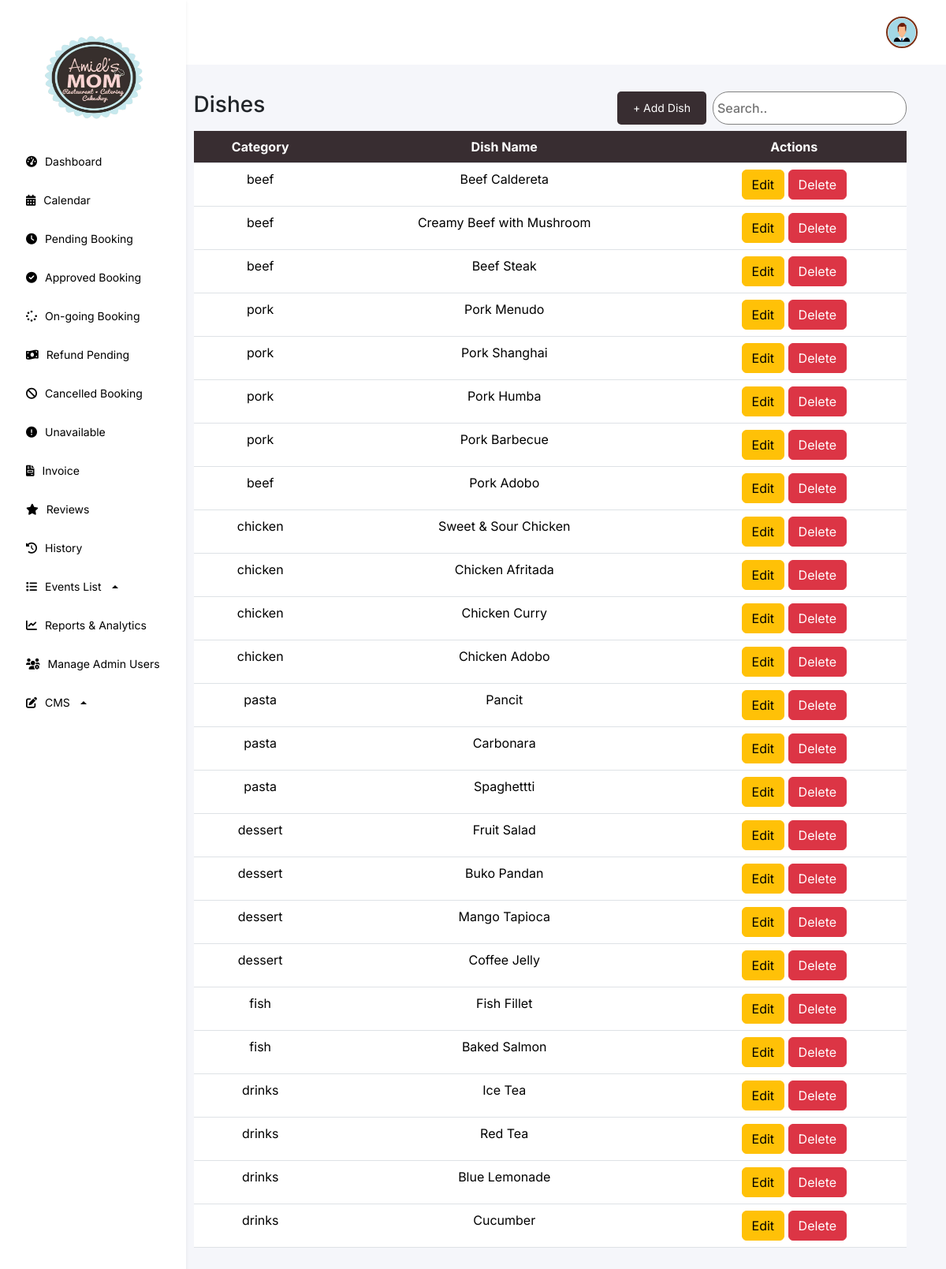
The page /features/admin/web/dish.php (signed in) on the database its author committed.
### tables this page shows
CREATE TABLE `dishes` (
  `id` int(11) NOT NULL,
  `category` varchar(255) NOT NULL,
  `dish_name` varchar(255) NOT NULL
);

### features/admin/web/dish.php (the view, shortened to what this page needs)
<?php
require '../../../db.php';
$query = "SELECT * FROM dishes";
$result = $conn->query($query);
?>
<!DOCTYPE html>
<html lang="en">
<head>
    <link rel="stylesheet" href="https://cdnjs.cloudflare.com/ajax/libs/font-awesome/6.0.0-beta3/css/all.min.css">
    <link href="https://cdn.jsdelivr.net/npm/bootstrap@5.3.3/dist/css/bootstrap.min.css" rel="stylesheet"
>
    <link href="https://cdn.jsdelivr.net/npm/sweetalert2@11.5.0/dist/sweetalert2.min.css" rel="stylesheet">
    <link rel="stylesheet" href="../css/index.css">
</head>
<body>
    <div class="navbar flex-column bg-white shadow-sm p-3 collapse d-md-flex" id="navbar">
    <div class="navbar-links">
        <a class="navbar-brand d-none d-md-block logo-container" href="#">
            <img src="../../../assets/logo.png" alt="Logo">
        </a>
        <a href="dashboard.php">
            <i class="fa-solid fa-gauge-high"></i>
            <span>Dashboard</span>
        </a>
        <a href="calendar.php">
            <i class="fa-solid fa-calendar-days"></i>
            <span>Calendar</span>
        </a>
        <a href="pending.php">
            <i class="fa-solid fa-clock"></i>
            <span>Pending Booking</span>
        </a>
        <a href="approve.php">
            <i class="fa-solid fa-check-circle"></i>
            <span>Approved Booking</span>
        </a>
        <a href="on-going.php">
            <i class="fa-solid fa-spinner"></i>
            <span>On-going Booking</span>
        </a>
        <a href="refund.php">
            <i class="fa-solid fa-money-bill-wave"></i>
            <span>Refund Pending</span>
        </a>
        <a href="cancel.php">
            <i class="fa-solid fa-ban"></i>
            <span>Cancelled Booking</span>
        </a>
        <a href="unavailable.php">
            <i class="fa-solid fa-exclamation-circle"></i>
            <span>Unavailable</span>
        </a>
        <a href="invoice.php">
            <i class="fa-solid fa-file-invoice"></i>
            <span>Invoice</span>
        </a>
        <a href="reviews.php">
            <i class="fa-solid fa-star"></i>
            <span>Reviews</span>
        </a>
        <a href="history.php">
            <i class="fa-solid fa-clock-rotate-left"></i>
            <span>History</span>
        </a>
        <div class="dropdown dropup">
            <a href="#" class="dropdown-toggle" id="eventsListDropdown" role="button" data-bs-toggle="dropdown" aria-expanded="false">
                <i class="fa-solid fa-list"></i>
                <span>Events List</span>
            </a>
        </div>
        <a href="reports.php">
            <i class="fa-solid fa-chart-line"></i>
            <span>Reports & Analytics</span>
        </a>
        <a href="admin-user.php">
            <i class="fa-solid fa-users-gear"></i>
            <span>Manage Admin Users</span>
        </a>
        <div class="dropdown dropup">
            <a href="#" class="dropdown-toggle" id="servicesDropdown" role="button" data-bs-toggle="dropdown" aria-expanded="false">
                <i class="fa-solid fa-pen-to-square"></i>
                <span>CMS</span>
            </a>
        </div>
    </div>
    </div>
    <div class="content flex-grow-1">
        <div class="header">
            <div class="profile-admin">
                <div class="dropdown">
                    <button class="" type="button" data-bs-toggle="dropdown" aria-expanded="false">
                        <img src="../../../assets/profile/user.png"
                            style="width: 40px; height: 40px; object-fit: cover;">
                    </button>
                </div>
            </div>
        </div>
        <div class="container mt-4">
            <div class="d-flex justify-content-between mb-2">
                <h3>Dishes</h3>
                <div class="d-flex gap-2">
                <button class="btn btn-primary add-btn" data-bs-toggle="modal" data-bs-target="#dishes_list">
                    + Add Dish
                </button>
                    <input type="text" class="search" placeholder="Search.." id="searchInput">
                </div>
            </div>
            <div class="table-responsive">
            <table class="table">
                <thead>
                    <tr>
                        <th scope="col">Category</th>
                        <th scope="col">Dish Name</th>
                        <th scope="col">Actions</th>
                    </tr>
                </thead>
                <tbody>
                    <?php while ($row = $result->fetch_assoc()): ?>
                        <tr>
                            <td><?php echo htmlspecialchars($row['category']); ?></td>
                            <td><?php echo htmlspecialchars($row['dish_name']); ?></td>
                            <td>
                                <button class="btn btn-warning edit-btn"
                                    data-id="<?php echo $row['id']; ?>"
                                    data-category="<?php echo htmlspecialchars($row['category']); ?>"
                                    data-dish_name="<?php echo htmlspecialchars($row['dish_name']); ?>"
                                    data-bs-toggle="modal"
                                    data-bs-target="#dishes_list">Edit</button>
                                <form method="POST" action="../function/php/dishes.php" style="display:inline;">
                                    <button type="submit" name="action" value="delete" class="btn btn-danger">Delete</button>
                                </form>
                            </td>
                        </tr>
                    <?php endwhile; ?>
                </tbody>
            </table>
</html>

### features/admin/css/index.css (style rules this page uses)
* { font-family: "Inter", sans-serif; font-optical-sizing: auto; font-style: normal; margin: 0; }
body { margin: 0; padding: 0; display: flex; overflow-x: hidden; }
.navbar { background-color: #FFFFFF; display: flex; flex-direction: column; align-items: start; padding: 20px; box-shadow: 2px 0 5px rgba(0, 0, 0, 0.1); min-width: 230px; }
.navbar a { color: #000; padding: 12px 15px; text-decoration: none; width: 100%; display: flex; align-items: center; gap: 10px; font-size: 14px !important; margin: 2px; }
.navbar-brand { padding: 0 !important; }
.navbar-brand img { display: block; justify-content: center; align-items: center; width: 70%; height: 15vh; margin: 20px 0 20px 30px; }
.navbar-links { display: flex; flex-direction: column; width: 100%; }
.content { flex-grow: 1; background-color: #F5F6FA; }
.header { display: flex; align-items: center; padding: 20px; justify-content: space-between; background-color: #FFFFFF !important; }
.header button { margin-right: 10px; }
.profile-admin { display: flex; align-items: center; margin-left: auto; gap: 5px; }
.profile-admin img { width: 40px; height: 40px; border-radius: 50%; margin-right: 10px; border: 2px solid #7A3015; }
.profile-admin button { background-color: transparent; border: none; font-size: 20px; display: flex; margin: auto; }
table { border-radius: 24px !important; }
th,tr { background-color: #382D31 !important; color: #fff !important; text-align: center; white-space: nowrap !important; }
.container { padding: 10px 50px 10px 10px; }
.container input { background-color: silver; font-weight: 500; }
.add-btn { background-color: #382D31; color: #fff; border: none; border-radius: 5px; padding: 3px 20px; font-size: 14px; }
.search { background-color: #fff !important; border: 1px solid #808080; border-radius: 20px; padding: 5px; }

### rows shown on the page
dishes: category "beef", dish_name "Beef Caldereta"
dishes: category "beef", dish_name "Creamy Beef with Mushroom"
dishes: category "beef", dish_name "Beef Steak"
dishes: category "pork", dish_name "Pork Menudo"
dishes: category "pork", dish_name "Pork Shanghai"
dishes: category "pork", dish_name "Pork Humba"
dishes: category "pork", dish_name "Pork Barbecue"
dishes: category "beef", dish_name "Pork Adobo"
dishes: category "chicken", dish_name "Sweet & Sour Chicken"
dishes: category "chicken", dish_name "Chicken Afritada"
dishes: category "chicken", dish_name "Chicken Curry"
dishes: category "chicken", dish_name "Chicken Adobo"
dishes: category "pasta", dish_name "Pancit"
dishes: category "pasta", dish_name "Carbonara"
dishes: category "pasta", dish_name "Spaghettti"
dishes: category "dessert", dish_name "Fruit Salad"
dishes: category "dessert", dish_name "Buko Pandan"
dishes: category "dessert", dish_name "Mango Tapioca"
dishes: category "dessert", dish_name "Coffee Jelly"
dishes: category "fish", dish_name "Fish Fillet"
dishes: category "fish", dish_name "Baked Salmon"
dishes: category "drinks", dish_name "Ice Tea"
dishes: category "drinks", dish_name "Red Tea"
dishes: category "drinks", dish_name "Blue Lemonade"
dishes: category "drinks", dish_name "Cucumber"
